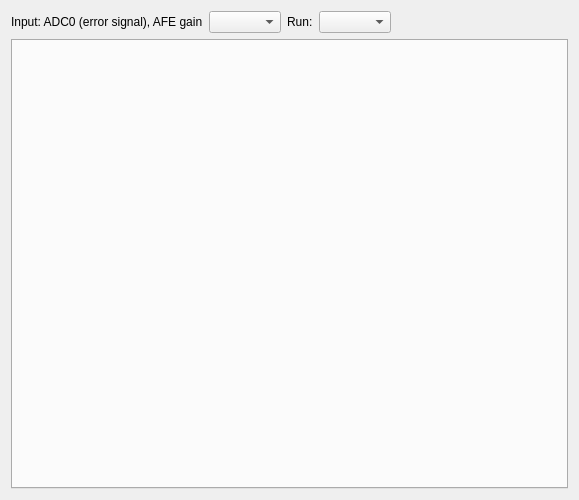
<?xml version="1.0" encoding="UTF-8"?>
<ui version="4.0">
 <class>FastChannelWidget</class>
 <widget class="QWidget" name="FastChannelWidget">
  <property name="geometry">
   <rect>
    <x>0</x>
    <y>0</y>
    <width>579</width>
    <height>500</height>
   </rect>
  </property>
  <layout class="QVBoxLayout" name="verticalLayout">
   <item>
    <layout class="QHBoxLayout" name="settingsLayout">
     <item>
      <widget class="QLabel" name="inputLabel">
       <property name="text">
        <string>Input: ADC0 (error signal), AFE gain</string>
       </property>
       <property name="buddy">
        <cstring>afeGainBox</cstring>
       </property>
      </widget>
     </item>
     <item>
      <widget class="QComboBox" name="afeGainBox">
       <property name="toolTip">
        <string>Gain of the ADC0 analog front end.</string>
       </property>
      </widget>
     </item>
     <item>
      <widget class="QLabel" name="runModeLabel">
       <property name="text">
        <string>Run:</string>
       </property>
       <property name="buddy">
        <cstring>runModeBox</cstring>
       </property>
      </widget>
     </item>
     <item>
      <widget class="QComboBox" name="runModeBox">
       <property name="toolTip">
        <string>Run the filters, hold their outputs, or hold while digital input DI0 is low.</string>
       </property>
      </widget>
     </item>
     <item>
      <spacer name="settingsSpacer">
       <property name="orientation">
        <enum>Qt::Horizontal</enum>
       </property>
       <property name="sizeHint" stdset="0">
        <size>
         <width>40</width>
         <height>20</height>
        </size>
       </property>
      </spacer>
     </item>
    </layout>
   </item>
   <item>
    <widget class="QTabWidget" name="IIRTabs">
     <property name="currentIndex">
      <number>-1</number>
     </property>
    </widget>
   </item>
  </layout>
 </widget>
 <resources/>
 <connections/>
</ui>
